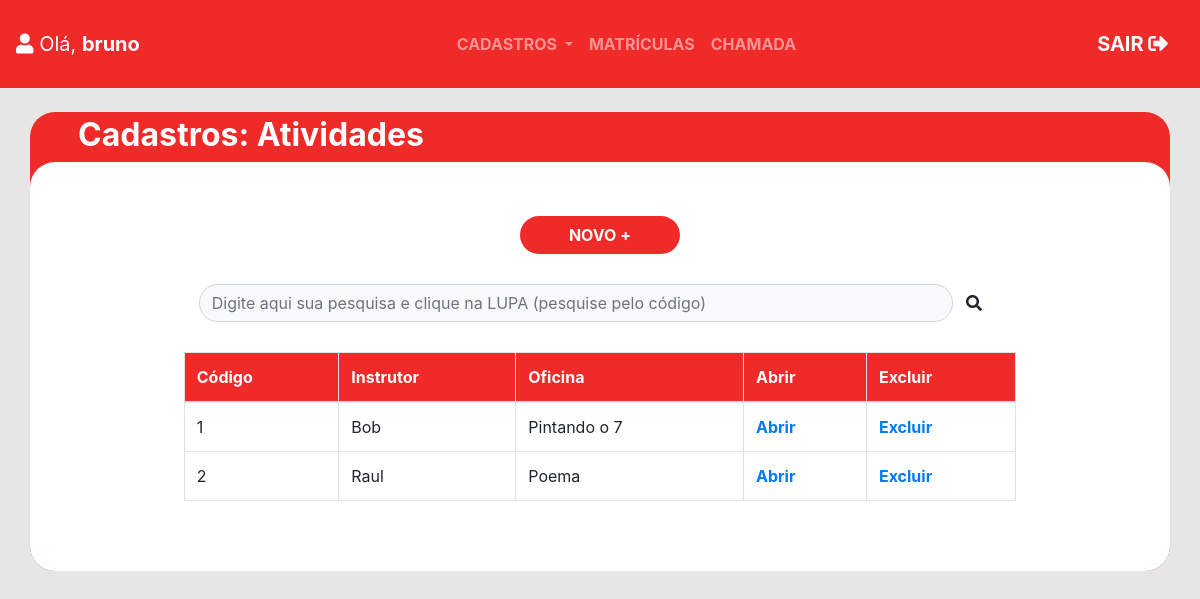
/atividades (signed in), run on the app's committed database.
### caritas_app/models.py (models this page shows)
class Atividade(models.Model):
    cod_atividade = models.AutoField(auto_created=True, primary_key=True)
    cod_instrutor = models.ForeignKey(Instrutor, on_delete=models.CASCADE)
    cod_oficina = models.ForeignKey(Oficina, on_delete=models.CASCADE)
    class Meta:
        db_table = 'atividade'
        unique_together = (('cod_instrutor', 'cod_oficina'))

class Instrutor(models.Model):
    cod_instrutor = models.AutoField(auto_created=True, primary_key=True)
    nome_instrutor = models.CharField(max_length=50, null=False)
    especialidade_instrutor = models.CharField(max_length=9, null=False)
    rg_instrutor = models.CharField(max_length=9, null=False)
    cpf_instrutor = models.CharField(max_length=11, null=False)
    nascimento_instrutor = models.DateField(null=False)
    rua_instrutor = models.CharField(max_length=50, null=False)
    numero_instrutor = models.CharField(max_length=5, null=False)
    bairro_instrutor = models.CharField(max_length=30, null=False)
    cidade_instrutor = models.CharField(max_length=30, null=False)
    telefone_instrutor = models.CharField(max_length=11, null=False)
    email_instrutor = models.EmailField()
    def __str__(self):
        return self.nome_instrutor
    class Meta:
        db_table = 'instrutor'

class Oficina(models.Model):
    cod_oficina = models.AutoField(auto_created=True, primary_key=True)
    nome_oficina = models.CharField(max_length=50, null=False)
    descricao_oficina = models.CharField(max_length=500)
    objetivo_oficina = models.CharField(max_length=100)
    publico_oficina = models.CharField(max_length=20)
    def __str__(self):
        return self.nome_oficina
    class Meta:
        db_table = 'oficina'

### caritas_app/views.py (the view)
# urls.py: path('atividades', views.lista_atividades, name='url_atividade'),
@login_required(login_url='/login/')
def lista_atividades(request):
    atividade = tabela.Atividade.objects.all()
    pesquisa = request.GET.get('pesquisa')
    if pesquisa:
        atividade = tabela.Atividade.objects.filter(cod_atividade__icontains=pesquisa)
    dados = {'atividades': atividade}
    return render(request, 'atividade.html', dados)

### caritas_app/templates/atividade.html (shortened to what this page needs)
<!DOCTYPE html>
<html lang="pt-br">
<head>
  {% include "partials/head.html" %}
</head>
<body style="background-color: #E6E6E6">
  {% include "partials/navbar.html" %}
  <br>
  <div class="container px-0 " style="background-color: #F02929;border-radius: 25px">
    <h2 class="font-weight-bolder ml-5 pt-1 text-white"> Cadastros: Atividades </h2>
    <div class="container-fluid bg-white " style="border-radius: 25px">
      <div style="height: 30px"></div>
      <br>
      <div class="text-center">
        <a href="{% url 'url_atividade_cadastro' %}">
          <button type="button" class="btn text-white px-5 font-weight-bolder"
            style="background-color: #F02929;border-radius: 25px"> NOVO +</button>
        </a>
      </div>
      <div style="height: 30px"></div>
      <div class="container w-75 mx-auto">
        <form class="form-inline" method="GET">
          <input type="text" class="form-control bg-light" placeholder="Digite aqui sua pesquisa e clique na LUPA (pesquise pelo código)"
            name="pesquisa" style="width: 94%;border-radius: 25px">
          <button type="submit" class="btn"><i class="fas fa-search"></i></button>
        </form>
      </div>
      <div style="height: 30px"></div>
      <div class="w-75 mx-auto">
        <table class="table table-hover table-bordered">
          <thead style="background-color: #F02929; color: white">
            <tr>
              <th>Código</th>
              <th>Instrutor</th>
              <th>Oficina</th>
              <th>Abrir</th>
              <th>Excluir</th>
            </tr>
          </thead>
          <tbody>
            {% for atividade in atividades %}
              <tr>
                <td>{{ atividade.cod_atividade }}</td>
                <td>{{ atividade.cod_instrutor }}</td>
                <td>{{ atividade.cod_oficina }}</td>
                <th><a href="{% url 'url_atividade_update' atividade.cod_atividade %}">Abrir</th></a>
                <th><a href="{% url 'url_atividade_delete' atividade.cod_atividade %}">Excluir</th></a>
              </tr>
            {% endfor %}
          </tbody>
        </table>
      </div>
      <br>
      <div style="height: 30px"></div>
    </div>
  </div>
</body>
</html>

### caritas_app/templates/partials/navbar.html (shortened to what this page needs)
<nav class="navbar navbar-expand-sm navbar-dark pt-4 pb-4" style="background-color: #F02929">
    <a class="navbar-brand justify-content-middle" href="{% url 'url_menu' %}"><i class="fas fa-user"></i> Olá, <span
        class="font-weight-bolder"> {{ user.get_username }}</span></a>
    <div class="collapse navbar-collapse" id="collapsibleNavbar">
      <ul class="navbar-nav font-weight-bolder mx-auto">
        <li class="nav-item dropdown">
          <a class="nav-link dropdown-toggle" href="#" id="navbardrop" data-toggle="dropdown">
            CADASTROS
          </a>
        </li>
        <li class="nav-item">
          <a class="nav-link" href="{% url 'url_matriculados' %}">MATRÍCULAS</a>
        </li>
        <li class="nav-item">
          <a class="nav-link" href="{% url 'url_chamadas' %}">CHAMADA</a>
        </li>
      </ul>
      <a class="navbar-brand justify-content-end font-weight-bolder" href="{% url 'url_logout' %}">SAIR <i
          class="fas fa-sign-out-alt"></i></a>
    </div>
  </nav>

### data on the page
Atividade: cod_atividade "1", cod_instrutor "Bob", cod_oficina "Pintando o 7"
Atividade: cod_atividade "2", cod_instrutor "Raul", cod_oficina "Poema"

### other printed values
{{ user.get_username }} "bruno"
